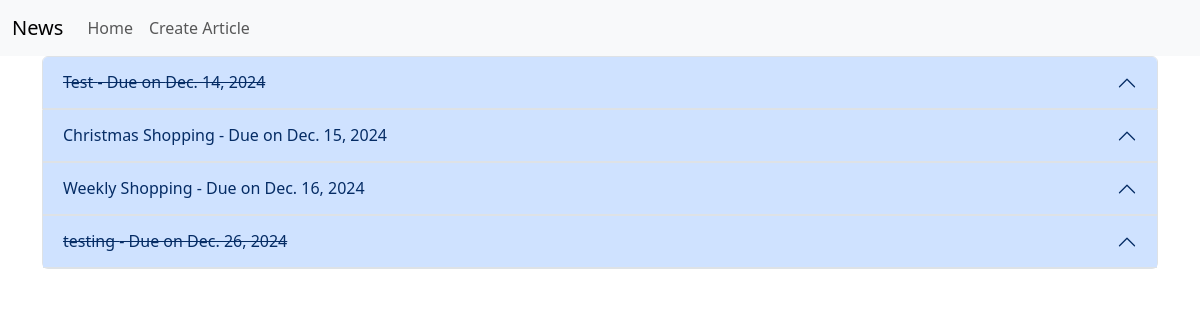
Page /tasks/ (signed in) on the committed database.
### todo/models.py (models this page shows)
class Task(models.Model):
    user = models.ForeignKey(User, on_delete=models.CASCADE, related_name='tasks')
    title = models.CharField(max_length=200)
    description = models.TextField()
    complete = models.BooleanField(default=False)
    due_date = models.DateField()

### todo/views.py (the view)
# urls.py: path('tasks/', task_views.view_tasks, name="view_tasks"),
def view_tasks(request):
    tasks = Task.objects.filter(user=request.user).order_by('due_date')
    context = {
        "tasks": tasks,
    }
    return render(request, 'todo/view_tasks.html', context)

### todo/templates/todo/view_tasks.html (shortened to what this page needs)
{% extends 'base.html' %}
{% block content %}
<div class="accordion" id="accordionExample">
    {% for task in tasks %}
    <div class="accordion-item">
        <h2 class="accordion-header">
            <button class="accordion-button" type="button" data-bs-toggle="collapse" data-bs-target="#collapse-{{forloop.counter}}"
                aria-expanded="true" aria-controls="collapse-{{forloop.counter}}">
                <div {% if task.complete %}class="strikethrough"{% endif %}>
                    {{ task.title }} - Due on {{ task.due_date }}
                </div>
            </button>
        </h2>
    </div>
    {% endfor %}
</div>
{% endblock content %}

### todo/templates/todo/view_tasks.html (style rules this page uses)
.strikethrough { text-decoration: line-through; }

### rows in the picture
Task: title "Test", due_date "Dec. 14, 2024"
Task: title "Christmas Shopping", due_date "Dec. 15, 2024"
Task: title "Weekly Shopping", due_date "Dec. 16, 2024"
Task: title "testing", due_date "Dec. 26, 2024"
